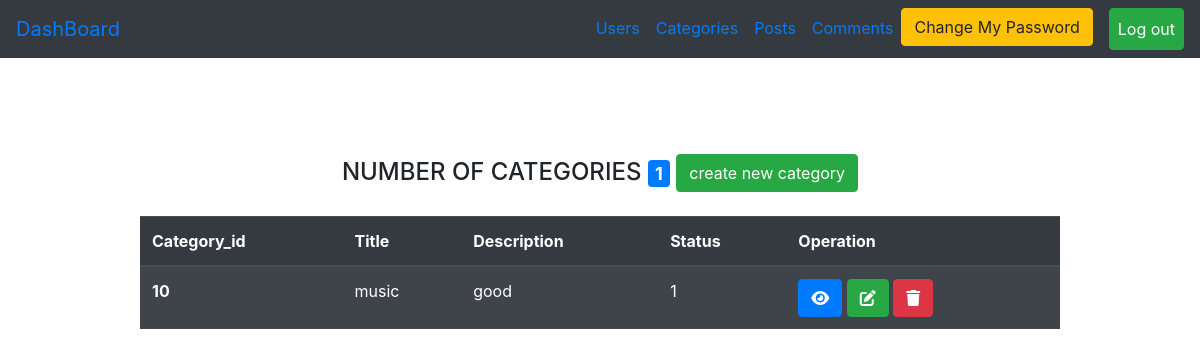
The app's page /Admin/categories.php (signed in) with its own data.
### tables this page shows
CREATE TABLE `categories` (
  `category_id` int(11) NOT NULL,
  `title` varchar(255) NOT NULL,
  `description` varchar(255) NOT NULL,
  `status` enum('0','1') NOT NULL,
  `created_at` timestamp NULL DEFAULT NULL,
  `updated_at` timestamp NULL DEFAULT NULL
);

### Admin/categories.php (the view, shortened to what this page needs)
<?php
include("initials.php");
if (isset($_SESSION['login'])) {
    $page = "All";
    if ($page == "All") {
        $statment = $connect->prepare("select * from categories");
        $statment->execute();
        $usercount = $statment->rowcount();
        $result = $statment->fetchall();
?>
        <div class="container mt-5 ">
            <div class="row">
                <div class="col-md-10 m-auto pt-5">
                    <div>
                        <h4 class="text-center mb-4">NUMBER OF CATEGORIES
                            <span class="badge badge-primary"><?php echo $usercount ?></span>
                            <a href="?page=create" class="btn btn-success">create new category</a>
                        </h4>
                        <table class="table table-striped table-dark ">
                            <thead>
                                <tr>
                                    <th scope="col">Category_id</th>
                                    <th scope="col">Title</th>
                                    <th scope="col">Description</th>
                                    <th scope="col">Status</th>
                                    <th scope="col">Operation</th>
                                </tr>
                            </thead>
                            <tbody>
                                <?php
                                foreach ($result as $item) {
                                ?>
                                    <tr>
                                        <th scope="row"><?php echo $item['category_id'] ?></th>
                                        <td><?php echo $item['title'] ?></td>
                                        <td><?php echo $item['description'] ?></td>
                                        <td><?php echo $item['status'] ?></td>
                                        <td>
                                            <a href="?page=show&category_id=<?php echo $item['category_id'] ?>" class="btn btn-primary"><i class="fa-solid fa-eye"></i></a>
                                            <a href="?page=edit&category_id=<?php echo $item['category_id'] ?>" class="btn btn-success"><i class="fa-solid fa-pen-to-square"></i></a>
                                            <a href="?page=delete&category_id=<?php echo $item['category_id'] ?>" class="btn btn-danger"><i class="fa-solid fa-trash"></i></a>
                                        </td>
                                    </tr>
                                <?php
                                }
                                ?>
                            </tbody>
                        </table>
                    </div>
                </div>
            </div>
        </div>
    <?php
    } else if ($page == "show") {
        if (isset($_GET['category_id'])) {
            $category_id = $_GET['category_id'];
        }
        $statment = $connect->prepare("select * from categories where category_id =?");
        $statment->execute(array($category_id));
        $item = $statment->fetch();
    ?>
        <div class="container mt-5 pt-5">
            <div class="row">
                <div class="col-md-10 m-auto">
                    <table class="table table-striped table-dark">
                        <thead>
                            <tr>
                                <th scope="col">Category_id</th>
                                <th scope="col">Title</th>
                                <th scope="col">Description</th>
                                <th scope="col">Status</th>
                                <th scope="col">Created_at</th>
                                <th scope="col">Updated_at</th>
                                <th scope="col">Operation</th>
                            </tr>
                        </thead>
                        <tbody>
                            <tr>
                                <th scope="row"><?php echo $item['category_id'] ?></th>
                                <td><?php echo $item['title'] ?></td>
                                <td><?php echo $item['description'] ?></td>
                                <td><?php echo $item['status'] ?></td>
                                <td><?php echo $item['created_at'] ?></td>
                                <td><?php echo $item['updated_at'] ?></td>
                                <td>
                                    <a href="categories.php" class="btn btn-success"><i class="fa-solid fa-house"></i></a>
                            </tr>
                        </tbody>
                    </table>
                </div>
            </div>
        </div>
    <?php
    } else if ($page == "delete") {
        if (isset($_GET['category_id'])) {
            $category_id = $_GET['category_id'];
        }
        $statment = $connect->prepare("delete from categories where  category_id=?");
        $statment->execute(array($category_id));
        $_SESSION['message'] = "deleted sucessfully";
        header("Location:categories.php");
    } else if ($page == "create") {
    ?>
        <div class="container mt-5">
            <div class="row">
                <div class="col-md-10 m-auto">
                    <h4 class="text-center mt-4">CREATE CATEGORY PAGE</h4>
                    <form action="?page=savenew" method="post">
                        <label>CATEGORY_ID</label>
                        <input type="text" name="category_id" class="form-control mb-4">
                        <label>TITLE</label>
                        <input type="text" name="title" class="form-control mb-4">
                        <label>DESCRIPTION</label>
                        <input type="text" name="desc" class="form-control mb-4">
                        <label>STATUS</label>
                        <select name="status" class="form-control mb-4">
                            <option value="1">active</option>
                            <option value="0">block</option>
                        </select>
                        <input type="submit" class="form-control  btn btn-success" value="CREATE NEW CATEGORY">
                    </form>
                </div>
            </div>
        </div>
    <?php
    } else if ($page == "savenew") {
        if ($_SERVER['REQUEST_METHOD'] == "POST") {
            $category_id = $_POST['category_id'];
            $title = $_POST['title'];
            $desc = $_POST['desc'];
            $status = $_POST['status'];
        }
        try {
            $statment = $connect->prepare("insert into categories
        (category_id,title,description,`status`,created_at)
        values
        (?,?,?,?,now())");
            $statment->execute(array($category_id, $title, $desc, $status));
            $_SESSION['message'] = "created sucessfully";
            header("Location:categories.php");
        } catch (PDOException $e) {
            echo "<h4 class='text-center alert alert-danger'>DUPLICATED IN VALUES</h4>";
            header("Refresh:3;url=categories.php?page=create");
        }
    } else if ($page == "edit") {
        if (isset($_GET['category_id'])) {
            $category_id = $_GET['category_id'];
        }
        $statment = $connect->prepare("select * from categories where category_id=?");
        $statment->execute(array($category_id));
        $item = $statment->fetch();
    ?>
        <div class="container mt-5">
            <div class="row">
                <div class="col-md-10 m-auto">
                    <h4 class="text-center mt-4">UPDATE CATEGORY PAGE</h4>
                    <form action="?page=saveupdate" method="post">
                        <input type="hidden" name="oldid" value="<?php echo $item['category_id'] ?>" class="form-control mb-4">
                        <label>CATEGORY_ID</label>
                        <input type="text" name="new_id" value="<?php echo $item['category_id'] ?>" class="form-control mb-4">
                        <label>TITLE</label>
                        <input type="text" name="title" value="<?php echo $item['title'] ?>" class="form-control mb-4">
                        <label>DESCRIPTION</label>
                        <input type="text" name="desc" value="<?php echo $item['description'] ?>" class="form-control mb-4">
                        <label>STATUS</label>
                        <select name="status" class="form-control mb-4">
                            <?php
                            if ($item['status'] == "1") {
                                echo '<option value="1" selected>active</option>';
                                echo  '<option value="0">block</option>';
                            } else {
                                echo '<option value="1" >active</option>';
                                echo  '<option value="0" selected>block</option>';
                            }
                            ?>
                        </select>
                        <input type="submit" class="form-control  btn btn-success" value="UPDATE CATEGORY">
                    </form>
                </div>
            </div>
        </div>
    <?php
    } else if ($page == "saveupdate") {
        if ($_SERVER['REQUEST_METHOD'] == "POST") {
            $oldid = $_POST['oldid'];
            $new_id = $_POST['new_id'];
            $title = $_POST['title'];
            $desc = $_POST['desc'];
            $status = $_POST['status'];
        }
        try {
            $statment = $connect->prepare("UPDATE categories
        SET category_id=?,title=?,description=?,`status`=?,updated_at=now()
        WHERE category_id=?");
            $statment->execute(array($new_id, $title, $desc, $status, $oldid));
            $_SESSION['message'] = "UPDATED SUCESSFULLY";
            header("Location:categories.php");
        } catch (PDOException $e) {
            echo "<h4 class='text-center alert alert-danger'>DUPLICATED IN VALUES</h4>";
            header("Refresh:3;url=categories.php?page=edit&category_id=$oldid");
        }
    }
    ?>
<?php
} else {
    $_SESSION['message'] = "Please Login First";
    header("Location:../login.php");
}
include("Includes/temp/footer.php");
?>

### records on screen
categories: category_id "10", title "music", description "good", status "1"

### other values on screen
$usercount "1"
